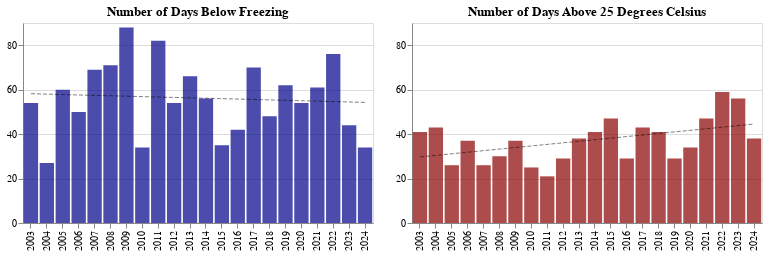

Notebook cell for this chart:
### Markdown cell above
The two charts below highlight the number of cold and hot days during the year. The chart on the left shows the total number of days when the temperature dipped below zero. The dashed line shows a slight downward trend over the 20-year period. The chart on the right shows the number of days in the year when the air temperature exceeded 25 degrees. Here we are seeing a significant rising trend. This year was on the 20-year average of 38 days. The reference station for these plots is the Lower Capilano Fire Weather station, at around 250 m elevation.

### Code cell
over_25 = alt.Chart(merged_df).mark_bar(color='darkred', opacity=0.7).encode(
    alt.X('year:O', title=None),
    alt.Y('count_high:Q', title=None, scale=alt.Scale(domain=[0, 90])),
    tooltip=[alt.Tooltip('year:O', title="Year"), alt.Tooltip('count_high:Q', title="Count")]
).properties(width=350, height=200, title='Number of Days Above 25 Degrees Celsius')

# Add the trend line
trendline_high = alt.Chart(merged_df).mark_line(color='black', opacity=0.5, strokeDash=[4, 2], strokeWidth=1).encode(
    alt.X('year:O'),
    alt.Y('count_high:Q'),
).transform_regression('year', 'count_high').properties(width=350, height=200)

subzero = alt.Chart(merged_df).mark_bar(color='darkblue', opacity=0.7).encode(
    alt.X('year:O', title=None),
    alt.Y('count_low:Q', title=None, scale=alt.Scale(domain=[0, 90])),
    tooltip=[alt.Tooltip('year:O', title="Year"), alt.Tooltip('count_low:Q', title="Count")]
).properties(width=350, height=200, title='Number of Days Below Freezing')

# Add the trend line
trendline_low = alt.Chart(merged_df).mark_line(color='black', opacity=0.5, strokeDash=[4, 2], strokeWidth=1).encode(
    alt.X('year:O'),
    alt.Y('count_low:Q'),
).transform_regression('year', 'count_low').properties(width=350, height=200)

avg_high = alt.Chart(pd.DataFrame({'average_count_high': [average_count_high]})).mark_rule(color='black', opacity=0.7, strokeDash=[4, 2]).encode(
    y='average_count_high:Q'
)

avg_low = alt.Chart(pd.DataFrame({'average_count_low': [average_count_low]})).mark_rule(color='black', opacity=0.7, strokeDash=[4, 2]).encode(
    y='average_count_low:Q'
)

high_chart = over_25 + trendline_high
low_chart = subzero + trendline_low
combo_2 = low_chart | high_chart 
combo_2

### Figure 1 — Vega-Lite specification as saved in the notebook (floating-point values rounded to 4 significant figures)
{"config": {"view": {"continuousWidth": 300, "continuousHeight": 300}}, "hconcat": [{"layer": [{"mark": {"type": "bar", "color": "darkblue", "opacity": 0.7}, "encoding": {"tooltip": [{"field": "year", "title": "Year", "type": "ordinal"}, {"field": "count_low", "title": "Count", "type": "quantitative"}], "x": {"field": "year", "title": null, "type": "ordinal"}, "y": {"field": "count_low", "scale": {"domain": [0, 90]}, "title": null, "type": "quantitative"}}, "title": "Number of Days Below Freezing"}, {"mark": {"type": "line", "color": "black", "opacity": 0.5, "strokeDash": [4, 2], "strokeWidth": 1}, "encoding": {"x": {"field": "year", "type": "ordinal"}, "y": {"field": "count_low", "type": "quantitative"}}, "transform": [{"on": "year", "regression": "count_low"}]}], "height": 200, "width": 350}, {"layer": [{"mark": {"type": "bar", "color": "darkred", "opacity": 0.7}, "encoding": {"tooltip": [{"field": "year", "title": "Year", "type": "ordinal"}, {"field": "count_high", "title": "Count", "type": "quantitative"}], "x": {"field": "year", "title": null, "type": "ordinal"}, "y": {"field": "count_high", "scale": {"domain": [0, 90]}, "title": null, "type": "quantitative"}}, "title": "Number of Days Above 25 Degrees Celsius"}, {"mark": {"type": "line", "color": "black", "opacity": 0.5, "strokeDash": [4, 2], "strokeWidth": 1}, "encoding": {"x": {"field": "year", "type": "ordinal"}, "y": {"field": "count_high", "type": "quantitative"}}, "transform": [{"on": "year", "regression": "count_high"}]}], "height": 200, "width": 350}], "data": {"name": "data-125b42b32c4c358571a4fb62930de3a0"}, "$schema": "https://vega.github.io/schema/vega-lite/v5.8.0.json", "datasets": {"data-125b42b32c4c358571a4fb62930de3a0": [{"year": 2003, "count_high": 41, "count_low": 54}, {"year": 2004, "count_high": 43, "count_low": 27}, {"year": 2005, "count_high": 26, "count_low": 60}, {"year": 2006, "count_high": 37, "count_low": 50}, {"year": 2007, "count_high": 26, "count_low": 69}, {"year": 2008, "count_high": 30, "count_low": 71}, {"year": 2009, "count_high": 37, "count_low": 88}, {"year": 2010, "count_high": 25, "count_low": 34}, {"year": 2011, "count_high": 21, "count_low": 82}, {"year": 2012, "count_high": 29, "count_low": 54}, {"year": 2013, "count_high": 38, "count_low": 66}, {"year": 2014, "count_high": 41, "count_low": 56}, {"year": 2015, "count_high": 47, "count_low": 35}, {"year": 2016, "count_high": 29, "count_low": 42}, {"year": 2017, "count_high": 43, "count_low": 70}, {"year": 2018, "count_high": 41, "count_low": 48}, {"year": 2019, "count_high": 29, "count_low": 62}, {"year": 2020, "count_high": 34, "count_low": 54}, {"year": 2021, "count_high": 47, "count_low": 61}, {"year": 2022, "count_high": 59, "count_low": 76}, {"year": 2023, "count_high": 56, "count_low": 44}, {"year": 2024, "count_high": 38, "count_low": 34}]}}
